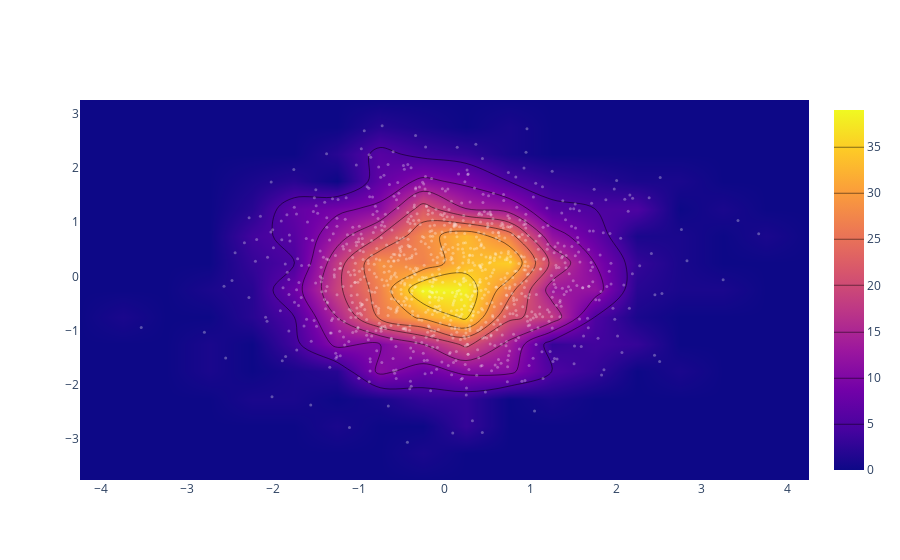

Notebook cell for this chart:
### Code cell
import plotly.graph_objs as go
import numpy as np

x = np.random.randn(1000)
y = np.random.randn(1000)
iplot([go.Histogram2dContour(x=x, y=y, contours=dict(coloring='heatmap')),
       go.Scatter(x=x, y=y, mode='markers', marker=dict(color='white', size=3, opacity=0.3))], show_link=False)

### Figure 1 — Plotly figure (JSON) as saved in the notebook; plotly's stock layout.template omitted (floating-point values rounded to 4 significant figures; data arrays with more than 128 entries replaced by an {"elided": "..."} marker saying what was removed)
{"data": [{"contours": {"coloring": "heatmap"}, "type": "histogram2dcontour", "x": {"elided": "1000 float values"}, "y": {"elided": "1000 float values"}}, {"marker": {"color": "white", "opacity": 0.3, "size": 3}, "mode": "markers", "type": "scatter", "x": {"elided": "1000 float values"}, "y": {"elided": "1000 float values"}}], "layout": {}}
